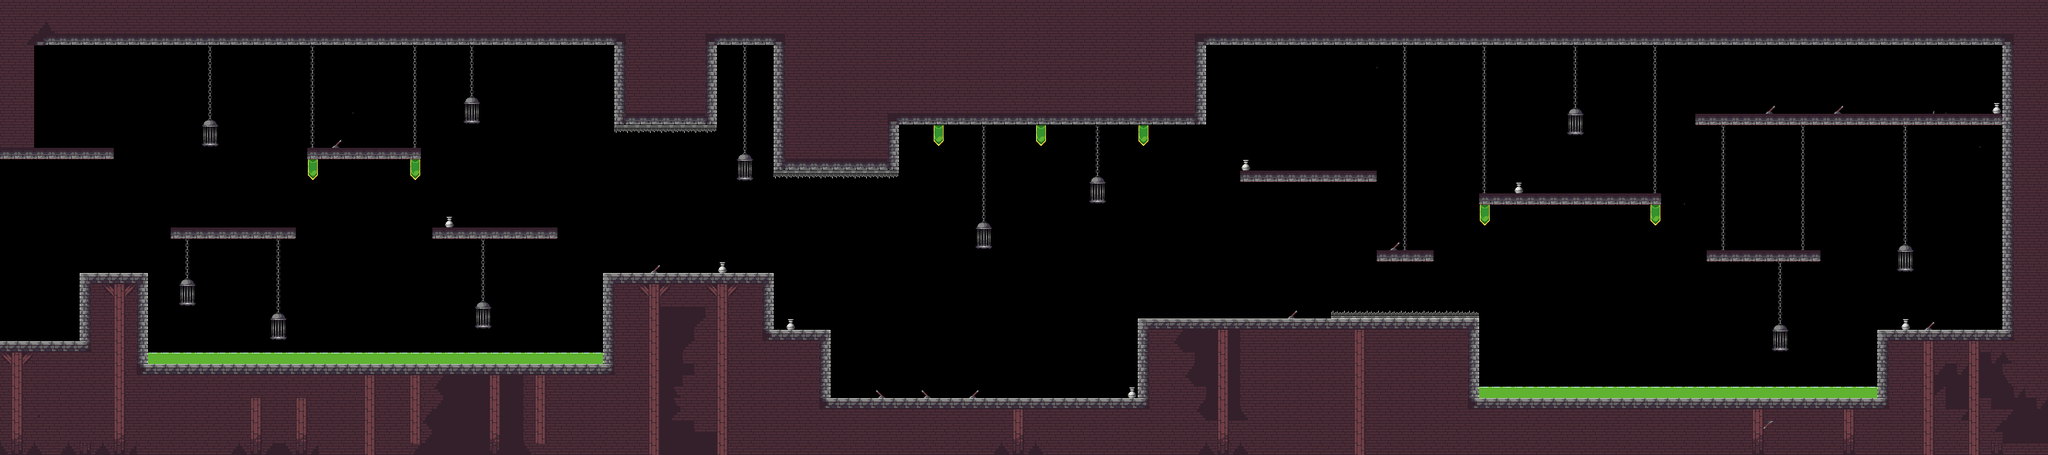

A level layout from a 2D game, rendered from its tile map. Below: a short description, then the map file with tile-grid data replaced by summaries:
An orthogonal 180x40 tile map with 16x16 px tiles, 2 tile layers (Suelo, Decoracion).

<map version="1.0" orientation="orthogonal" renderorder="left-up" width="180" height="40" tilewidth="16" tileheight="16" nextobjectid="5">
 <tileset firstgid="1" name="Tileset" tilewidth="16" tileheight="16" tilecount="322">
  <image source="Tileset.png" trans="ff00ff" width="368" height="224" />
 </tileset>
 <layer name="Suelo" width="180" height="40">
  <data>[7200 cells, 3069 non-empty, 39 distinct tile ids]</data>
 </layer>
 <layer name="Decoracion" width="180" height="40">
  <data>[7200 cells, 290 non-empty, 16 distinct tile ids]</data>
 </layer>
</map>
